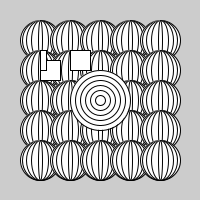
Frame 1 (no input)
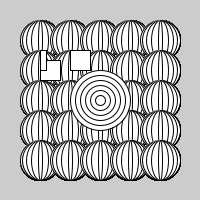
Frame 60 (the mouse pressed at the canvas centre just before this capture)
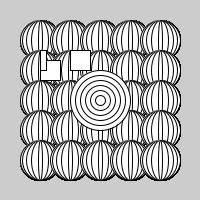
Frame 120 (the mouse held since frame 60 and released just before this capture)

The Processing sketch that drew these frames (run headless with seeded random() and noise(); from frame 60 on, the mouse is pressed at the canvas centre):

// Processing sketch: processing_33700
// ── processing_33700.pde

void setup() {
  size(200,200);
}
void draw() {
  
  for (int i = 0; i< 5; i++) {
    for (int j = 0; j<5; j++) {
      ellipseStack(40 + i * 30, 40 + j*30, 40);
    }
  }
  
  drawRects(40, 50, 20, 20);

  target();
}

void drawRects(int rect_x, int rect_y, float rect_w, float rect_h) {
  rect(rect_x + 30, rect_y, rect_w, rect_h);
  rect(rect_x, rect_y + 10, rect_w, rect_h);
  rect(rect_x, rect_y, rect_w/3, rect_h);
}

void target() {
  for (int i = 60; i>0; i-=10) {
    ellipse(width/2, height/2, i, i);
  }
}

void ellipseStack(int x_pos, int y_pos, int circ_w) {
  ellipse(x_pos, y_pos, circ_w, 40);
  circ_w -= 5;
  ellipse(x_pos, y_pos, circ_w, 40);
  circ_w -= 8;
  ellipse(x_pos, y_pos, circ_w, 40);
  circ_w -= 10;
  ellipse(x_pos, y_pos, circ_w, 40);
  circ_w -= 13;
  ellipse(x_pos, y_pos, circ_w, 40);
}
